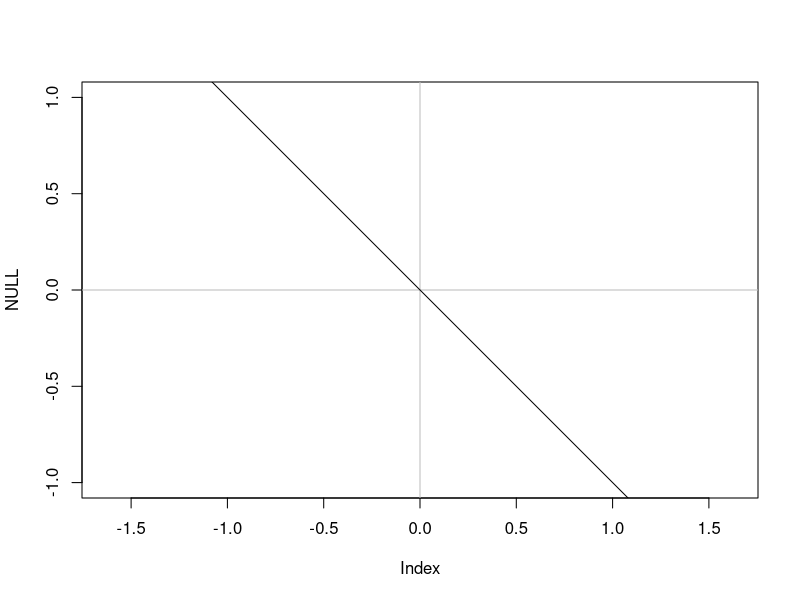

Reproduce this figure in R. (Note: this script raises an error after producing the figure.)
# generate data
set.seed(1)
v <- c(-1,1)                                    # vector in direction of axis
X <- t(replicate(4, runif(1, -1, 1) * v))         # generate points on axis

## plot 1: add labels parallel to axis

plot(NULL, pch=16, xlim=c(-1,1), ylim=c(-1,1), asp=1)  
abline(h=0, v=0, col="grey")
abline(0, v[2]/v[1], grey(.3))   

#add_tick_marks 

lu = c(1,1)
n <- get_2d_normal_vector(v, upwards=TRUE)
m = scale_vec_length_to_mm(n, mm=1)
U = sweep(X, 2, lu[1]*m, "+")
L = sweep(X, 2, lu[1]*m, "-")
i = 1:4
segments(L[i, 1], L[i, 2], U[i, 1], U[i, 2], col=grey(.3))

# add axes labels
add_axes_labels(v, X, labels=i, cex=.5, line=.5)

# v : axis direction vector